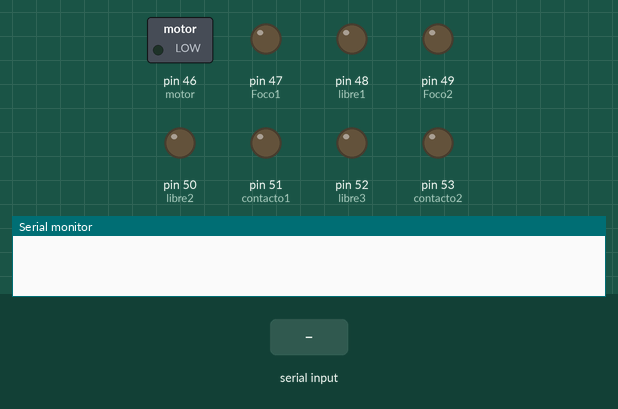
Bench run of a sketch on a simulated Arduino Mega 2560, built with avr-gcc and run on an emulated ATmega2560. Parts: switched loads named in the sketch (green lamp = pin HIGH), output pins drawn as LEDs (lit = HIGH), the last lines printed to the serial monitor. The test bench sets the inputs (shaded band).

Above: at 1.2 s.
1.3 s: "Z" received over Serial
At 1.9 s:
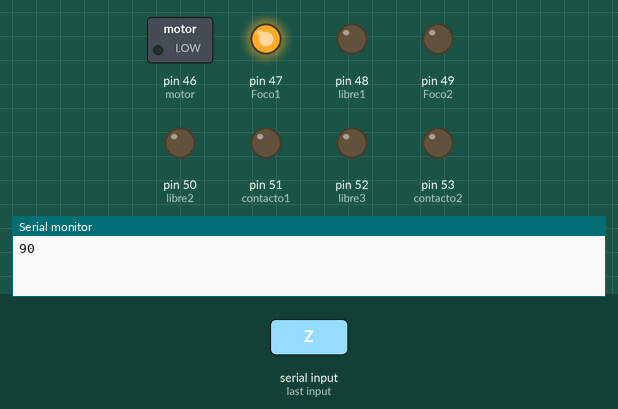
2.8 s: "Y" received over Serial
At 4.0 s:
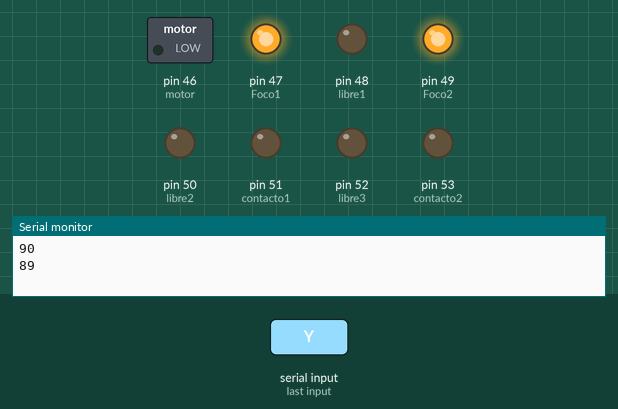
4.3 s: "A" received over Serial
At 5.4 s:
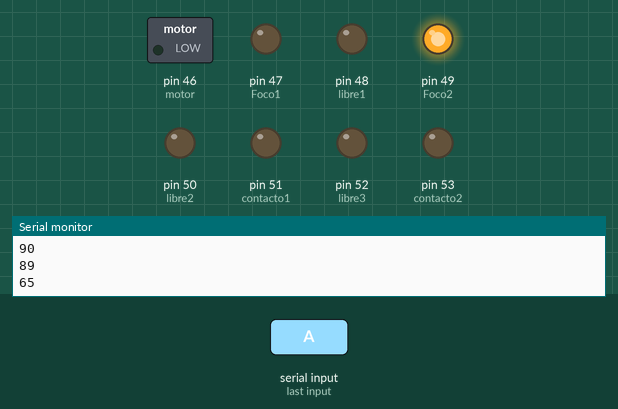
5.8 s: "B" received over Serial
At 6.5 s:
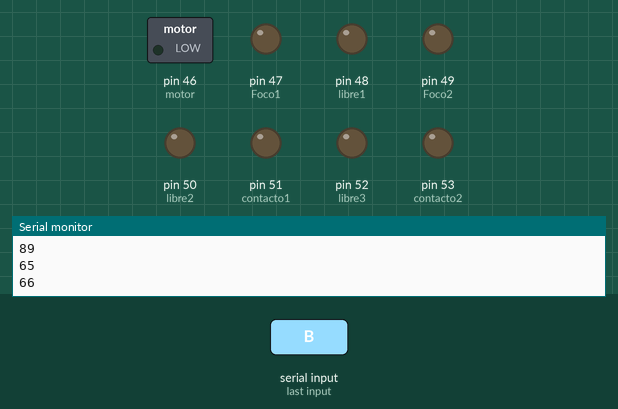
Timing chart, 0 to 8.3 s (numbered marks = the images above; inputs shaded):
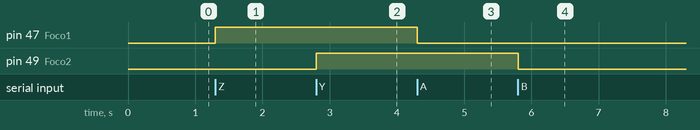

Measured:
- after the input at 1.3 s, pin 47 (Foco1): LOW → HIGH at once
- after the input at 2.8 s, pin 49 (Foco2): LOW → HIGH at once
- after the input at 4.3 s, pin 47 (Foco1): HIGH → LOW at once
- after the input at 5.8 s, pin 49 (Foco2): HIGH → LOW at once

The sketch:

potencia.ino
```cpp
int motor = 46;
int Foco1 = 47;
int libre1 = 48;
int Foco2 = 49;
int libre2 = 50;
int contacto1= 51;
int libre3 = 52;
int contacto2= 53;
int option;
int a=0;
int r=0;

void setup() {
  // put your setup code here, to run once:
  Serial.begin(9600);
  pinMode(Foco1, OUTPUT);
  pinMode(Foco2, OUTPUT);
  pinMode(contacto1, OUTPUT);
  pinMode(contacto2, OUTPUT);
  pinMode(libre1, OUTPUT);
  pinMode(libre2, OUTPUT);
  pinMode(motor, OUTPUT);
  pinMode(libre3, OUTPUT);
}

void loop() {
  // put your main code here, to run repeatedly:
  if (Serial.available() > 0){
    option = Serial.read();
    Serial.println(option);


      if(option == 'A'){
          digitalWrite(Foco1, LOW);
          delay(50);
        }

      if(option == 'B'){
          digitalWrite(Foco2, LOW);
          delay(50);
        }
      if(option == 'C'){
          digitalWrite(contacto1, LOW);
          delay(50);
        }

      if(option == 'D'){
          digitalWrite(contacto2, LOW);
          delay(50);
        }
      if(option == 'E'){
          digitalWrite(motor, LOW);
          delay(50);
        }

      if(option == 'F'){
          digitalWrite(libre1, LOW);
          delay(50);
        }
      if(option == 'G'){
          digitalWrite(libre2, LOW);
          delay(50);
        }

      if(option == 'H'){
          digitalWrite(libre3, LOW);
          delay(50);
        }


    if(option == 'Z'){
      digitalWrite(Foco1, HIGH);
    }

    if(option == 'Y'){
      digitalWrite(Foco2, HIGH);
    }
  }
}
```
